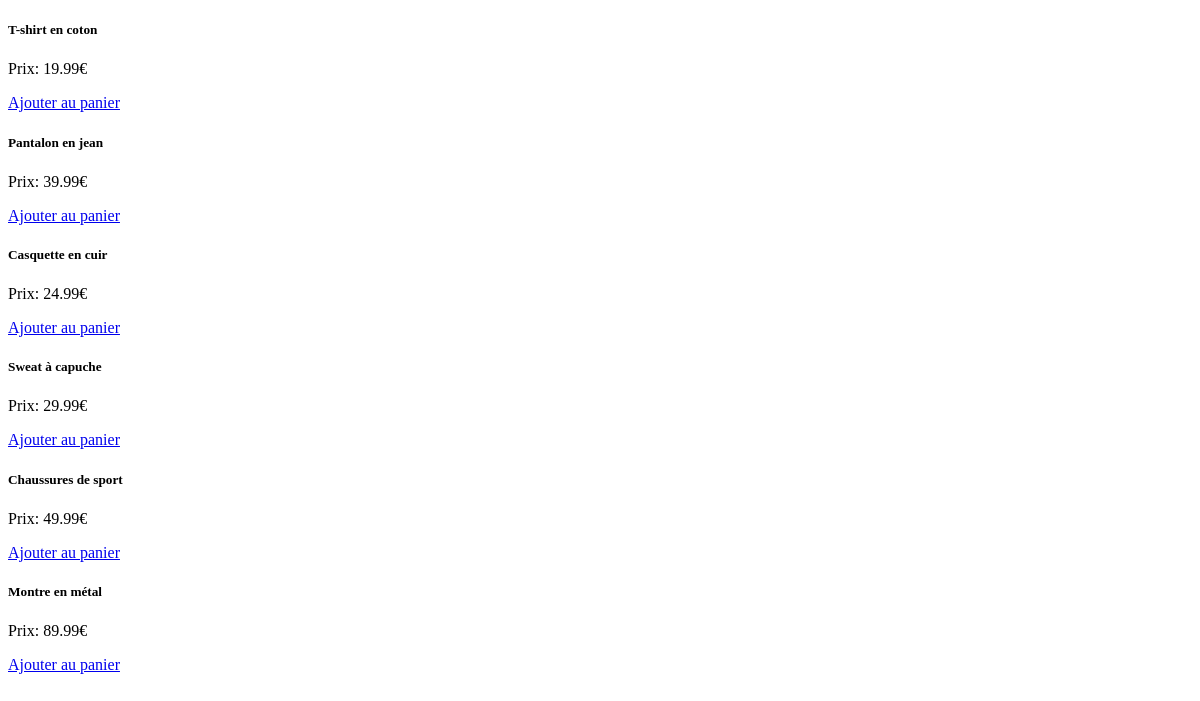
The app's page /, older data.
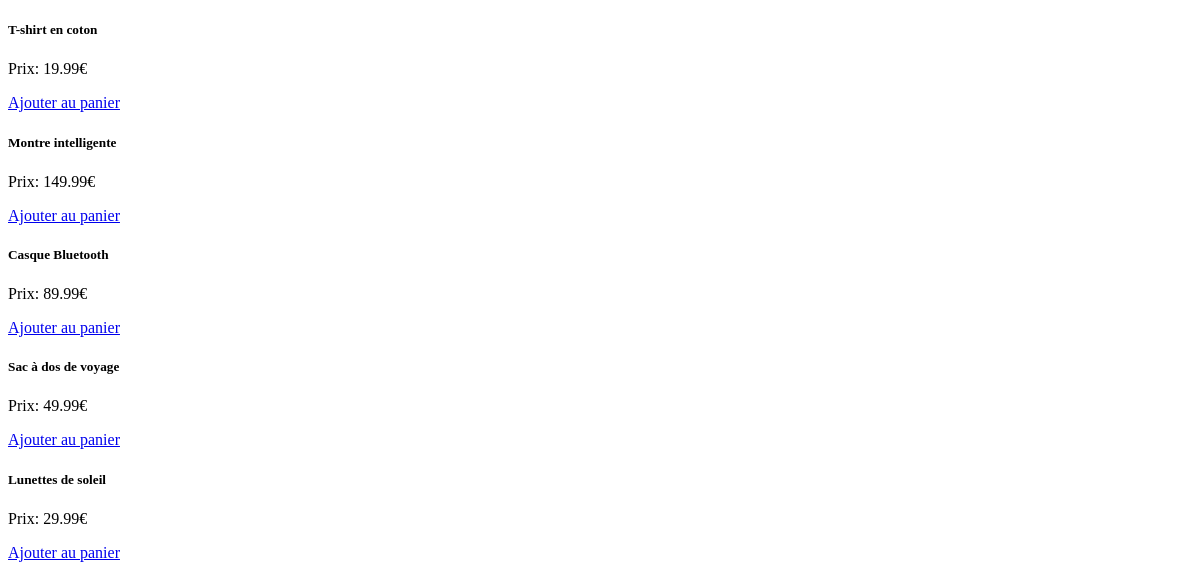
The same page, newer data.
### shop/models.py (models this page shows, shortened)
class Produit(models.Model):
    nom = models.CharField(max_length=255)
    description = models.TextField()
    prix = models.DecimalField(max_digits=10, decimal_places=2)

### shop/views.py (the view)
# urls.py: path('', views.liste_produits, name='liste_produits'),
def liste_produits(request):
    produits = Produit.objects.all()
    panier = request.session.get('panier', {})
    return render(request, 'shop/liste_produits.html', {
        'produits': produits,
        'panier': panier
    })

### shop/templates/shop/liste_produits.html (shortened to what this page needs)
<!DOCTYPE html>
<html lang="fr">
<head>
</head>
<body>
    <div class="container">
        {% for produit in produits %}
        <div class="card">
            <h5>{{ produit.nom }}</h5>
            <p>Prix: {{ produit.prix }}€</p>
            <a href="{% url 'ajouter_au_panier' produit.id %}" class="btn btn-primary">
                Ajouter au panier
            </a>
        </div>
        {% endfor %}
    </div>
</body>
</html>

Row changes from the older to the newer data that the page shows:
removed Produit: nom "Pantalon en jean", prix "39.99"
removed Produit: nom "Sweat à capuche", prix "29.99"
removed Produit: nom "Montre en métal", prix "89.99"
added Produit: nom "Montre intelligente", prix "149.99"
changed Produit: nom "Casquette en cuir" → "Casque Bluetooth"; prix "24.99" → "89.99"
added Produit: nom "Sac à dos de voyage", prix "49.99"
changed Produit: nom "Chaussures de sport" → "Lunettes de soleil"; prix "49.99" → "29.99"
